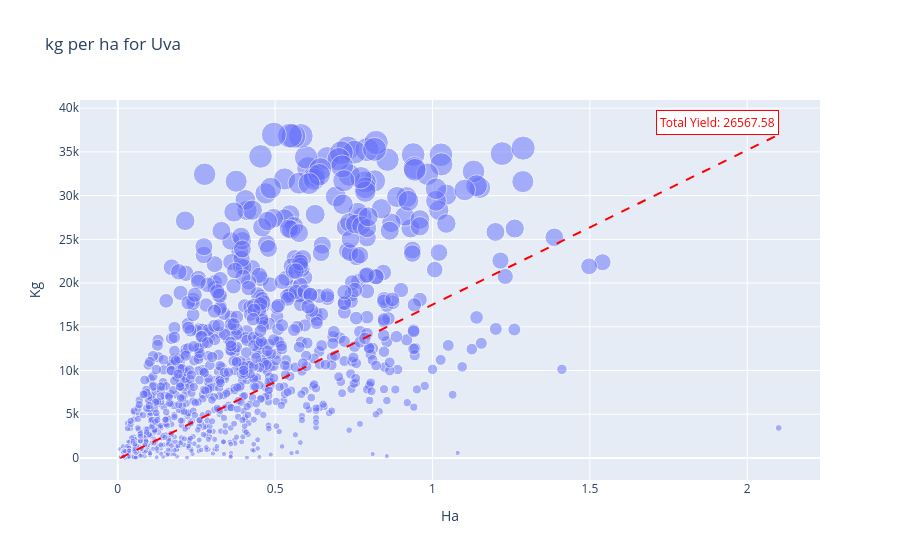

The notebook cell saved with this chart:
### Code cell
fig3.show()

### Figure 1 — Plotly figure (JSON) as saved in the notebook; plotly's stock layout.template omitted (floating-point values rounded to 4 significant figures; data arrays with more than 128 entries replaced by an {"elided": "..."} marker saying what was removed)
{"data": [{"marker": {"opacity": 0.5, "size": {"elided": "1002 float values"}}, "mode": "markers", "type": "scatter", "x": {"elided": "1002 float values"}, "y": {"elided": "1002 float values"}}], "layout": {"annotations": [{"bgcolor": "white", "bordercolor": "red", "borderpad": 3, "font": {"color": "red"}, "showarrow": false, "text": "Total Yield: 26567.58", "x": 2.1, "xanchor": "right", "y": 36976, "yanchor": "bottom"}], "shapes": [{"line": {"color": "red", "dash": "dash", "width": 2}, "type": "line", "x0": 0.0086, "x1": 2.1, "xref": "x", "y0": 11, "y1": 36976, "yref": "y"}], "showlegend": false, "title": {"text": "kg per ha for Uva"}, "xaxis": {"title": {"text": "Ha"}}, "yaxis": {"title": {"text": "Kg"}}}}
